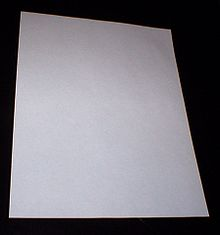
%> input picture 435cs/CS435_HW5/test2.jpg, 220 x 235 px
$ octave Homework_5.m   (GNU Octave 9; MATLAB toolbox functions it lacks are replaced by stand-ins)
%> lines starting %> are read from the running program, lines starting %| are printed output that depends on the picture; in (x1, y1, x2, y2) boxes, pixels count from 0 and x2, y2 are one past the last pixel; in counts of white or black regions, pixels touching at a corner belong together; the program's own positions count from 1
% Tai Duc Nguyen - CS 435 - Assignment 5 - 05/29/2019

%% Importing picture

clear all;
close all;
infile = 'test2.jpg';
img = imread(infile);
%> img is the input picture: size 235x220x3 uint8; mean R, G, B 119.9, 117.1, 124.2
img_gray = rgb2gray(img);
imgdble = im2double(img_gray);
[img_w, img_l] = size(img_gray);
%> img_w = 235; img_l = 220

%% Compute NxN smoothing kernel N=5 sigma=2

N = 5;
sigma = 2;

[dx, dy]=meshgrid(-2:2, -2:2);
W = exp( -dx.^2 / (2*sigma^2) - dy.^2 / (2*sigma^2) );
W = W./sum(W(:));

%% Convolve image and kernel W

img_result = zeros(img_w, img_l);
k = floor(N/2);
img_pad = padarray(imgdble, double([k k]), 0);
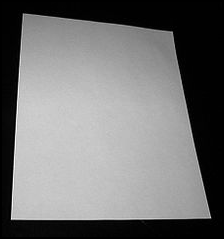
%> img_pad: size 239x224 double; min 0, max 0.996, mean 0.45
for i = double(1+k):img_w
    for j = double(1+k):img_l
        x = i - k;
        y = j - k;
        T = double(img_pad(i-k:i+k, j-k:j+k));
        img_result(x, y) = sum(sum(W.*T));
    end
end
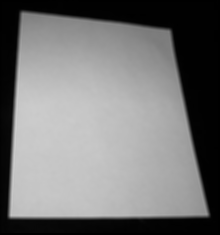
%> img_result: size 235x220 double; min 0, max 0.807, mean 0.465

%% Gradients respect to x

gx = zeros(img_w-2, img_l-2);
gy = zeros(img_w-2, img_l-2);

for i = 2:img_w-1
    for j = 2:img_l-1
        m = i - 1;
        n = j - 1;
        gx(m, n) = (img_result(i + 1, j) - img_result(i - 1, j))/2;
        gy(m, n) = (img_result(i, j + 1) - img_result(i, j - 1))/2;
    end
end
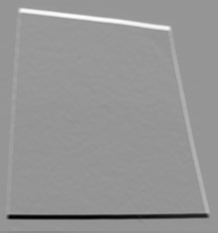
%> gx: size 233x218 double; min -0.177, max 0.125, mean -1.33e-05; drawn with min black and max white
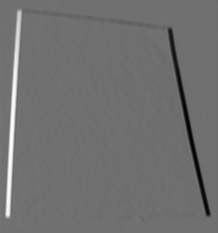
%> gy: size 233x218 double; min -0.145, max 0.184, mean -5.43e-05; drawn with min black and max white

G = sqrt(gx.^2 + gy.^2);
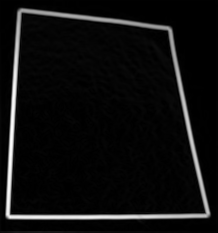
%> G: size 233x218 double; min 0, max 0.184, mean 0.011; drawn with min black and max white

%% Hyterisis

T1 = 0.10;
T2 = 0.07;

aboveT2 = G > T2;
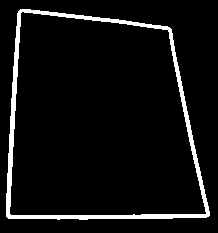
%> aboveT2: size 233x218 logical; 6.2% white; 1 white region, box (x1, y1, x2, y2) and area: (6, 9, 210, 220) 3142
[aboveT1row, aboveT1col] = find(img_result > T1);
%> aboveT1row = 35681 values from 11 to 220; aboveT1col = 35681 values from 8 to 211
edge_img = bwselect(aboveT2, aboveT1col, aboveT1row, 8);

%% Hough Transform for Line Detection

% Algorithm is mirrored from https://opencv-python-tutroals.readthedocs.io/en/latest/py_tutorials/py_imgproc/py_houghlines/py_houghlines.html

radius_step = 1
angle_step = 1

rho = 1:radius_step:hypot(size(edge_img,1), size(edge_img,2));
%> rho = 319 values from 1 to 319
theta = 0:angle_step:180-angle_step;


%Voting procedures
hough_matrix = zeros(length(rho),length(theta)); % initialize the hough_matrix --- (p, theta) pairs

[y_idx, x_idx] = find(edge_img); % get x,y of edge pixels
%> y_idx = 3142 values from 10 to 220; x_idx = 3142 values from 7 to 210

%> (the run ends here)
